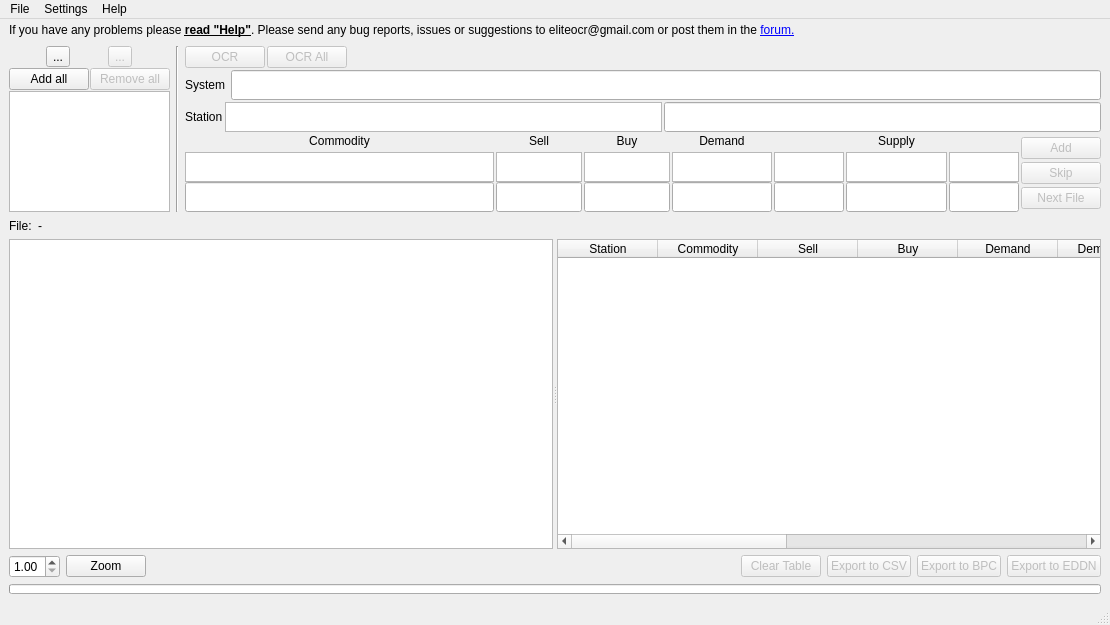
<?xml version="1.0" encoding="UTF-8"?>
<ui version="4.0">
 <class>MainWindow</class>
 <widget class="QMainWindow" name="MainWindow">
  <property name="geometry">
   <rect>
    <x>0</x>
    <y>0</y>
    <width>1110</width>
    <height>625</height>
   </rect>
  </property>
  <property name="focusPolicy">
   <enum>Qt::TabFocus</enum>
  </property>
  <property name="windowTitle">
   <string notr="true">EliteOCR</string>
  </property>
  <property name="windowIcon">
   <iconset resource="res.qrc">
    <normaloff>:/ico/icon.ico</normaloff>:/ico/icon.ico</iconset>
  </property>
  <widget class="QWidget" name="centralwidget">
   <layout class="QVBoxLayout" name="verticalLayout_4">
    <property name="topMargin">
     <number>1</number>
    </property>
    <item>
     <layout class="QHBoxLayout" name="horizontalLayout_6">
      <property name="spacing">
       <number>1</number>
      </property>
      <item>
       <widget class="QLabel" name="label_2">
        <property name="sizePolicy">
         <sizepolicy hsizetype="Preferred" vsizetype="Minimum">
          <horstretch>0</horstretch>
          <verstretch>0</verstretch>
         </sizepolicy>
        </property>
        <property name="maximumSize">
         <size>
          <width>16777215</width>
          <height>18</height>
         </size>
        </property>
        <property name="text">
         <string>&lt;html&gt;&lt;head/&gt;&lt;body&gt;&lt;p&gt;If you have any problems please &lt;span style=&quot; font-weight:600; text-decoration: underline;&quot;&gt;read &amp;quot;Help&amp;quot;&lt;/span&gt;. Please send any bug reports, issues or suggestions to eliteocr@gmail.com or post them in the &lt;a href=&quot;https://forums.frontier.co.uk/showthread.php?t=68771&quot;&gt;&lt;span style=&quot; text-decoration: underline; color:#0000ff;&quot;&gt;forum.&lt;/span&gt;&lt;/a&gt;&lt;/p&gt;&lt;/body&gt;&lt;/html&gt;</string>
        </property>
        <property name="textFormat">
         <enum>Qt::RichText</enum>
        </property>
        <property name="openExternalLinks">
         <bool>true</bool>
        </property>
       </widget>
      </item>
      <item>
       <spacer name="horizontalSpacer_2">
        <property name="orientation">
         <enum>Qt::Horizontal</enum>
        </property>
        <property name="sizeHint" stdset="0">
         <size>
          <width>40</width>
          <height>20</height>
         </size>
        </property>
       </spacer>
      </item>
     </layout>
    </item>
    <item>
     <layout class="QHBoxLayout" name="horizontalLayout" stretch="0,0,0">
      <item>
       <layout class="QVBoxLayout" name="verticalLayout_2">
        <property name="spacing">
         <number>1</number>
        </property>
        <item>
         <layout class="QHBoxLayout" name="horizontalLayout_5">
          <item>
           <widget class="QToolButton" name="add_button">
            <property name="text">
             <string>...</string>
            </property>
            <property name="icon">
             <iconset resource="res.qrc">
              <normaloff>:/ico/plus.png</normaloff>:/ico/plus.png</iconset>
            </property>
            <property name="shortcut">
             <string notr="true">Alt+Q</string>
            </property>
           </widget>
          </item>
          <item>
           <widget class="QToolButton" name="remove_button">
            <property name="enabled">
             <bool>false</bool>
            </property>
            <property name="text">
             <string>...</string>
            </property>
            <property name="icon">
             <iconset resource="res.qrc">
              <normaloff>:/ico/minus.png</normaloff>:/ico/minus.png</iconset>
            </property>
            <property name="shortcut">
	     <string notr="true">Alt+D</string>
            </property>
           </widget>
          </item>
         </layout>
        </item>
        <item>
         <layout class="QHBoxLayout" name="horizontalLayout_3">
          <item>
           <widget class="QPushButton" name="add_all_button">
            <property name="text">
             <string>Add all</string>
            </property>
            <property name="shortcut">
	     <string notr="true">Alt+W</string>
            </property>
           </widget>
          </item>
          <item>
           <widget class="QPushButton" name="remove_all_button">
            <property name="enabled">
             <bool>false</bool>
            </property>
            <property name="text">
             <string>Remove all</string>
            </property>
            <property name="shortcut">
	     <string notr="true">Alt+F</string>
            </property>
           </widget>
          </item>
         </layout>
        </item>
        <item>
         <widget class="QListWidget" name="file_list">
          <property name="sizePolicy">
           <sizepolicy hsizetype="Preferred" vsizetype="Preferred">
            <horstretch>0</horstretch>
            <verstretch>0</verstretch>
           </sizepolicy>
          </property>
          <property name="minimumSize">
           <size>
            <width>0</width>
            <height>0</height>
           </size>
          </property>
          <property name="maximumSize">
           <size>
            <width>16777215</width>
            <height>16777215</height>
           </size>
          </property>
         </widget>
        </item>
       </layout>
      </item>
      <item>
       <widget class="Line" name="line">
        <property name="orientation">
         <enum>Qt::Vertical</enum>
        </property>
       </widget>
      </item>
      <item>
       <layout class="QVBoxLayout" name="verticalLayout_3">
        <property name="spacing">
         <number>2</number>
        </property>
        <item>
         <layout class="QHBoxLayout" name="horizontalLayout_7">
          <item>
           <widget class="QPushButton" name="ocr_button">
            <property name="enabled">
             <bool>false</bool>
            </property>
            <property name="text">
             <string>OCR</string>
            </property>
            <property name="shortcut">
	     <string notr="true">Alt+E</string>
            </property>
           </widget>
          </item>
          <item>
           <widget class="QPushButton" name="ocr_all">
            <property name="enabled">
             <bool>false</bool>
            </property>
            <property name="text">
             <string>OCR All</string>
            </property>
            <property name="shortcut">
	     <string notr="true">Alt+R</string>
            </property>
           </widget>
          </item>
          <item>
           <spacer name="horizontalSpacer">
            <property name="orientation">
             <enum>Qt::Horizontal</enum>
            </property>
            <property name="sizeHint" stdset="0">
             <size>
              <width>40</width>
              <height>20</height>
             </size>
            </property>
           </spacer>
          </item>
         </layout>
        </item>
        <item>
         <layout class="QHBoxLayout" name="horizontalLayout_8">
          <item>
           <widget class="QLabel" name="label_3">
            <property name="text">
             <string>System </string>
            </property>
           </widget>
          </item>
          <item>
           <widget class="QLineEdit" name="system_name">
            <property name="minimumSize">
             <size>
              <width>0</width>
              <height>30</height>
             </size>
            </property>
           </widget>
          </item>
         </layout>
        </item>
        <item>
         <layout class="QHBoxLayout" name="horizontalLayout_9">
          <item>
           <widget class="QLabel" name="label_4">
            <property name="text">
             <string>Station</string>
            </property>
           </widget>
          </item>
          <item>
           <widget class="QGraphicsView" name="station_name_img">
            <property name="sizePolicy">
             <sizepolicy hsizetype="Expanding" vsizetype="Minimum">
              <horstretch>0</horstretch>
              <verstretch>0</verstretch>
             </sizepolicy>
            </property>
            <property name="minimumSize">
             <size>
              <width>0</width>
              <height>30</height>
             </size>
            </property>
            <property name="maximumSize">
             <size>
              <width>16777215</width>
              <height>30</height>
             </size>
            </property>
            <property name="focusPolicy">
             <enum>Qt::NoFocus</enum>
            </property>
            <property name="verticalScrollBarPolicy">
             <enum>Qt::ScrollBarAlwaysOff</enum>
            </property>
            <property name="horizontalScrollBarPolicy">
             <enum>Qt::ScrollBarAlwaysOff</enum>
            </property>
            <property name="alignment">
             <set>Qt::AlignLeading|Qt::AlignLeft|Qt::AlignVCenter</set>
            </property>
           </widget>
          </item>
          <item>
           <widget class="QLineEdit" name="station_name">
            <property name="minimumSize">
             <size>
              <width>0</width>
              <height>30</height>
             </size>
            </property>
           </widget>
          </item>
         </layout>
        </item>
        <item>
         <layout class="QHBoxLayout" name="horizontalLayout_10">
          <item>
           <layout class="QGridLayout" name="gridLayout">
            <property name="verticalSpacing">
             <number>2</number>
            </property>
            <item row="0" column="2">
             <widget class="QLabel" name="label_7">
              <property name="text">
               <string>Buy</string>
              </property>
              <property name="alignment">
               <set>Qt::AlignCenter</set>
              </property>
             </widget>
            </item>
            <item row="0" column="5">
             <widget class="QLabel" name="label_10">
              <property name="text">
               <string>Supply</string>
              </property>
              <property name="alignment">
               <set>Qt::AlignCenter</set>
              </property>
             </widget>
            </item>
            <item row="1" column="0">
             <widget class="QGraphicsView" name="name_img">
              <property name="sizePolicy">
               <sizepolicy hsizetype="Preferred" vsizetype="Preferred">
                <horstretch>0</horstretch>
                <verstretch>0</verstretch>
               </sizepolicy>
              </property>
              <property name="minimumSize">
               <size>
                <width>0</width>
                <height>30</height>
               </size>
              </property>
              <property name="maximumSize">
               <size>
                <width>16777215</width>
                <height>25</height>
               </size>
              </property>
              <property name="focusPolicy">
               <enum>Qt::NoFocus</enum>
              </property>
              <property name="verticalScrollBarPolicy">
               <enum>Qt::ScrollBarAlwaysOff</enum>
              </property>
              <property name="horizontalScrollBarPolicy">
               <enum>Qt::ScrollBarAlwaysOff</enum>
              </property>
              <property name="alignment">
               <set>Qt::AlignLeading|Qt::AlignLeft|Qt::AlignVCenter</set>
              </property>
             </widget>
            </item>
            <item row="0" column="3">
             <widget class="QLabel" name="label_8">
              <property name="text">
               <string>Demand</string>
              </property>
              <property name="alignment">
               <set>Qt::AlignCenter</set>
              </property>
             </widget>
            </item>
            <item row="2" column="4">
             <widget class="QLineEdit" name="demand">
              <property name="sizePolicy">
               <sizepolicy hsizetype="Expanding" vsizetype="Fixed">
                <horstretch>3</horstretch>
                <verstretch>0</verstretch>
               </sizepolicy>
              </property>
              <property name="minimumSize">
               <size>
                <width>0</width>
                <height>30</height>
               </size>
              </property>
             </widget>
            </item>
            <item row="2" column="6">
             <widget class="QLineEdit" name="supply">
              <property name="sizePolicy">
               <sizepolicy hsizetype="Expanding" vsizetype="Fixed">
                <horstretch>3</horstretch>
                <verstretch>0</verstretch>
               </sizepolicy>
              </property>
              <property name="minimumSize">
               <size>
                <width>0</width>
                <height>30</height>
               </size>
              </property>
             </widget>
            </item>
            <item row="1" column="6">
             <widget class="QGraphicsView" name="supply_text_img">
              <property name="sizePolicy">
               <sizepolicy hsizetype="Preferred" vsizetype="Preferred">
                <horstretch>0</horstretch>
                <verstretch>0</verstretch>
               </sizepolicy>
              </property>
              <property name="minimumSize">
               <size>
                <width>0</width>
                <height>30</height>
               </size>
              </property>
              <property name="maximumSize">
               <size>
                <width>16777215</width>
                <height>25</height>
               </size>
              </property>
              <property name="focusPolicy">
               <enum>Qt::NoFocus</enum>
              </property>
              <property name="verticalScrollBarPolicy">
               <enum>Qt::ScrollBarAlwaysOff</enum>
              </property>
              <property name="horizontalScrollBarPolicy">
               <enum>Qt::ScrollBarAlwaysOff</enum>
              </property>
              <property name="alignment">
               <set>Qt::AlignLeading|Qt::AlignLeft|Qt::AlignVCenter</set>
              </property>
             </widget>
            </item>
            <item row="2" column="1">
             <widget class="QLineEdit" name="sell">
              <property name="sizePolicy">
               <sizepolicy hsizetype="Expanding" vsizetype="Fixed">
                <horstretch>12</horstretch>
                <verstretch>0</verstretch>
               </sizepolicy>
              </property>
              <property name="minimumSize">
               <size>
                <width>0</width>
                <height>30</height>
               </size>
              </property>
             </widget>
            </item>
            <item row="2" column="0">
             <widget class="QLineEdit" name="name">
              <property name="sizePolicy">
               <sizepolicy hsizetype="Expanding" vsizetype="Fixed">
                <horstretch>43</horstretch>
                <verstretch>0</verstretch>
               </sizepolicy>
              </property>
              <property name="minimumSize">
               <size>
                <width>0</width>
                <height>30</height>
               </size>
              </property>
             </widget>
            </item>
            <item row="2" column="2">
             <widget class="QLineEdit" name="buy">
              <property name="sizePolicy">
               <sizepolicy hsizetype="Expanding" vsizetype="Fixed">
                <horstretch>12</horstretch>
                <verstretch>0</verstretch>
               </sizepolicy>
              </property>
              <property name="minimumSize">
               <size>
                <width>0</width>
                <height>30</height>
               </size>
              </property>
             </widget>
            </item>
            <item row="2" column="3">
             <widget class="QLineEdit" name="demand_num">
              <property name="sizePolicy">
               <sizepolicy hsizetype="Expanding" vsizetype="Fixed">
                <horstretch>14</horstretch>
                <verstretch>0</verstretch>
               </sizepolicy>
              </property>
              <property name="minimumSize">
               <size>
                <width>0</width>
                <height>30</height>
               </size>
              </property>
             </widget>
            </item>
            <item row="1" column="3">
             <widget class="QGraphicsView" name="demand_img">
              <property name="sizePolicy">
               <sizepolicy hsizetype="Preferred" vsizetype="Preferred">
                <horstretch>0</horstretch>
                <verstretch>0</verstretch>
               </sizepolicy>
              </property>
              <property name="minimumSize">
               <size>
                <width>0</width>
                <height>30</height>
               </size>
              </property>
              <property name="maximumSize">
               <size>
                <width>16777215</width>
                <height>25</height>
               </size>
              </property>
              <property name="focusPolicy">
               <enum>Qt::NoFocus</enum>
              </property>
              <property name="verticalScrollBarPolicy">
               <enum>Qt::ScrollBarAlwaysOff</enum>
              </property>
              <property name="horizontalScrollBarPolicy">
               <enum>Qt::ScrollBarAlwaysOff</enum>
              </property>
              <property name="alignment">
               <set>Qt::AlignLeading|Qt::AlignLeft|Qt::AlignVCenter</set>
              </property>
             </widget>
            </item>
            <item row="1" column="4">
             <widget class="QGraphicsView" name="demand_text_img">
              <property name="sizePolicy">
               <sizepolicy hsizetype="Preferred" vsizetype="Preferred">
                <horstretch>0</horstretch>
                <verstretch>0</verstretch>
               </sizepolicy>
              </property>
              <property name="minimumSize">
               <size>
                <width>0</width>
                <height>30</height>
               </size>
              </property>
              <property name="maximumSize">
               <size>
                <width>16777215</width>
                <height>25</height>
               </size>
              </property>
              <property name="focusPolicy">
               <enum>Qt::NoFocus</enum>
              </property>
              <property name="verticalScrollBarPolicy">
               <enum>Qt::ScrollBarAlwaysOff</enum>
              </property>
              <property name="horizontalScrollBarPolicy">
               <enum>Qt::ScrollBarAlwaysOff</enum>
              </property>
              <property name="alignment">
               <set>Qt::AlignLeading|Qt::AlignLeft|Qt::AlignVCenter</set>
              </property>
             </widget>
            </item>
            <item row="1" column="5">
             <widget class="QGraphicsView" name="supply_img">
              <property name="sizePolicy">
               <sizepolicy hsizetype="Preferred" vsizetype="Preferred">
                <horstretch>0</horstretch>
                <verstretch>0</verstretch>
               </sizepolicy>
              </property>
              <property name="minimumSize">
               <size>
                <width>0</width>
                <height>30</height>
               </size>
              </property>
              <property name="maximumSize">
               <size>
                <width>16777215</width>
                <height>25</height>
               </size>
              </property>
              <property name="focusPolicy">
               <enum>Qt::NoFocus</enum>
              </property>
              <property name="verticalScrollBarPolicy">
               <enum>Qt::ScrollBarAlwaysOff</enum>
              </property>
              <property name="horizontalScrollBarPolicy">
               <enum>Qt::ScrollBarAlwaysOff</enum>
              </property>
              <property name="alignment">
               <set>Qt::AlignLeading|Qt::AlignLeft|Qt::AlignVCenter</set>
              </property>
             </widget>
            </item>
            <item row="0" column="1">
             <widget class="QLabel" name="label_6">
              <property name="text">
               <string>Sell</string>
              </property>
              <property name="alignment">
               <set>Qt::AlignCenter</set>
              </property>
             </widget>
            </item>
            <item row="0" column="0">
             <widget class="QLabel" name="label_5">
              <property name="text">
               <string>Commodity</string>
              </property>
              <property name="alignment">
               <set>Qt::AlignCenter</set>
              </property>
             </widget>
            </item>
            <item row="1" column="1">
             <widget class="QGraphicsView" name="sell_img">
              <property name="sizePolicy">
               <sizepolicy hsizetype="Preferred" vsizetype="Preferred">
                <horstretch>0</horstretch>
                <verstretch>0</verstretch>
               </sizepolicy>
              </property>
              <property name="minimumSize">
               <size>
                <width>0</width>
                <height>30</height>
               </size>
              </property>
              <property name="maximumSize">
               <size>
                <width>16777215</width>
                <height>25</height>
               </size>
              </property>
              <property name="focusPolicy">
               <enum>Qt::NoFocus</enum>
              </property>
              <property name="verticalScrollBarPolicy">
               <enum>Qt::ScrollBarAlwaysOff</enum>
              </property>
              <property name="horizontalScrollBarPolicy">
               <enum>Qt::ScrollBarAlwaysOff</enum>
              </property>
              <property name="alignment">
               <set>Qt::AlignLeading|Qt::AlignLeft|Qt::AlignVCenter</set>
              </property>
             </widget>
            </item>
            <item row="1" column="2">
             <widget class="QGraphicsView" name="buy_img">
              <property name="sizePolicy">
               <sizepolicy hsizetype="Preferred" vsizetype="Preferred">
                <horstretch>0</horstretch>
                <verstretch>0</verstretch>
               </sizepolicy>
              </property>
              <property name="minimumSize">
               <size>
                <width>0</width>
                <height>30</height>
               </size>
              </property>
              <property name="maximumSize">
               <size>
                <width>16777215</width>
                <height>25</height>
               </size>
              </property>
              <property name="focusPolicy">
               <enum>Qt::NoFocus</enum>
              </property>
              <property name="verticalScrollBarPolicy">
               <enum>Qt::ScrollBarAlwaysOff</enum>
              </property>
              <property name="horizontalScrollBarPolicy">
               <enum>Qt::ScrollBarAlwaysOff</enum>
              </property>
              <property name="alignment">
               <set>Qt::AlignLeading|Qt::AlignLeft|Qt::AlignVCenter</set>
              </property>
             </widget>
            </item>
            <item row="2" column="5">
             <widget class="QLineEdit" name="supply_num">
              <property name="sizePolicy">
               <sizepolicy hsizetype="Expanding" vsizetype="Fixed">
                <horstretch>14</horstretch>
                <verstretch>0</verstretch>
               </sizepolicy>
              </property>
              <property name="minimumSize">
               <size>
                <width>0</width>
                <height>30</height>
               </size>
              </property>
             </widget>
            </item>
           </layout>
          </item>
          <item>
           <layout class="QVBoxLayout" name="verticalLayout">
            <property name="spacing">
             <number>0</number>
            </property>
            <item>
             <widget class="QPushButton" name="save_button">
              <property name="enabled">
               <bool>false</bool>
              </property>
              <property name="text">
               <string>Add</string>
              </property>
              <property name="shortcut">
	       <string notr="true">Alt+A</string>
              </property>
             </widget>
            </item>
            <item>
             <widget class="QPushButton" name="skip_button">
              <property name="enabled">
               <bool>false</bool>
              </property>
              <property name="text">
               <string>Skip</string>
              </property>
              <property name="shortcut">
	       <string notr="true">Alt+S</string>
              </property>
             </widget>
            </item>
            <item>
             <widget class="QPushButton" name="continue_button">
              <property name="enabled">
               <bool>false</bool>
              </property>
              <property name="text">
               <string>Next File</string>
              </property>
              <property name="shortcut">
	       <string notr="true">Alt+C</string>
              </property>
             </widget>
            </item>
           </layout>
          </item>
         </layout>
        </item>
       </layout>
      </item>
     </layout>
    </item>
    <item>
     <layout class="QHBoxLayout" name="horizontalLayout_2">
      <item>
       <widget class="QLabel" name="label_12">
        <property name="sizePolicy">
         <sizepolicy hsizetype="Minimum" vsizetype="Minimum">
          <horstretch>0</horstretch>
          <verstretch>0</verstretch>
         </sizepolicy>
        </property>
        <property name="minimumSize">
         <size>
          <width>0</width>
          <height>15</height>
         </size>
        </property>
        <property name="maximumSize">
         <size>
          <width>16777215</width>
          <height>15</height>
         </size>
        </property>
        <property name="text">
         <string>File:</string>
        </property>
       </widget>
      </item>
      <item>
       <widget class="QLabel" name="file_label">
        <property name="sizePolicy">
         <sizepolicy hsizetype="Preferred" vsizetype="Minimum">
          <horstretch>0</horstretch>
          <verstretch>0</verstretch>
         </sizepolicy>
        </property>
        <property name="minimumSize">
         <size>
          <width>0</width>
          <height>15</height>
         </size>
        </property>
        <property name="maximumSize">
         <size>
          <width>16777215</width>
          <height>15</height>
         </size>
        </property>
        <property name="text">
         <string>-</string>
        </property>
       </widget>
      </item>
      <item>
       <widget class="QLabel" name="system_not_found">
        <property name="sizePolicy">
         <sizepolicy hsizetype="MinimumExpanding" vsizetype="Minimum">
          <horstretch>0</horstretch>
          <verstretch>0</verstretch>
         </sizepolicy>
        </property>
        <property name="minimumSize">
         <size>
          <width>0</width>
          <height>15</height>
         </size>
        </property>
        <property name="maximumSize">
         <size>
          <width>16777215</width>
          <height>15</height>
         </size>
        </property>
        <property name="styleSheet">
         <string notr="true">color: #d00</string>
        </property>
        <property name="wordWrap">
         <bool>true</bool>
        </property>
       </widget>
      </item>
     </layout>
    </item>
    <item>
     <widget class="QSplitter" name="splitter">
      <property name="orientation">
       <enum>Qt::Horizontal</enum>
      </property>
      <widget class="QGraphicsView" name="preview">
       <property name="focusPolicy">
        <enum>Qt::NoFocus</enum>
       </property>
       <property name="verticalScrollBarPolicy">
        <enum>Qt::ScrollBarAlwaysOff</enum>
       </property>
       <property name="horizontalScrollBarPolicy">
        <enum>Qt::ScrollBarAlwaysOff</enum>
       </property>
       <property name="dragMode">
        <enum>QGraphicsView::ScrollHandDrag</enum>
       </property>
      </widget>
      <widget class="CustomQTableWidget" name="result_table">
       <column>
        <property name="text">
         <string>Station</string>
        </property>
       </column>
       <column>
        <property name="text">
         <string>Commodity</string>
        </property>
       </column>
       <column>
        <property name="text">
         <string>Sell</string>
        </property>
       </column>
       <column>
        <property name="text">
         <string>Buy</string>
        </property>
       </column>
       <column>
        <property name="text">
         <string>Demand</string>
        </property>
       </column>
       <column>
        <property name="text">
         <string>Dem. Level</string>
        </property>
       </column>
       <column>
        <property name="text">
         <string>Supply</string>
        </property>
       </column>
       <column>
        <property name="text">
         <string>Sup. Level</string>
        </property>
       </column>
       <column>
        <property name="text">
         <string>Timestamp</string>
        </property>
       </column>
       <column>
        <property name="text">
         <string>System</string>
        </property>
       </column>
       <column>
        <property name="text">
         <string>Img. Height</string>
        </property>
       </column>
       <column>
        <property name="text">
         <string>EDDN Sent</string>
        </property>
       </column>
      </widget>
     </widget>
    </item>
    <item>
     <layout class="QHBoxLayout" name="horizontalLayout_4">
      <item>
       <widget class="QDoubleSpinBox" name="factor">
        <property name="minimum">
         <double>1.000000000000000</double>
        </property>
        <property name="maximum">
         <double>5.000000000000000</double>
        </property>
        <property name="singleStep">
         <double>0.250000000000000</double>
        </property>
       </widget>
      </item>
      <item>
       <widget class="QPushButton" name="zoom_button">
        <property name="text">
         <string>Zoom</string>
        </property>
       </widget>
      </item>
      <item>
       <spacer name="horizontalSpacer_3">
        <property name="orientation">
         <enum>Qt::Horizontal</enum>
        </property>
        <property name="sizeHint" stdset="0">
         <size>
          <width>40</width>
          <height>20</height>
         </size>
        </property>
       </spacer>
      </item>
      <item>
       <widget class="QPushButton" name="clear_table">
        <property name="enabled">
         <bool>false</bool>
        </property>
        <property name="text">
         <string>Clear Table</string>
        </property>
       </widget>
      </item>
      <item>
       <widget class="QPushButton" name="export_button">
        <property name="enabled">
         <bool>false</bool>
        </property>
        <property name="text">
         <string>Export to CSV</string>
        </property>
       </widget>
      </item>
      <item>
       <widget class="QPushButton" name="bpc_button">
        <property name="enabled">
         <bool>false</bool>
        </property>
        <property name="text">
         <string>Export to BPC</string>
        </property>
       </widget>
      </item>
      <item>
       <widget class="QPushButton" name="eddn_button">
        <property name="enabled">
         <bool>false</bool>
        </property>
        <property name="text">
         <string>Export to EDDN</string>
        </property>
       </widget>
      </item>
     </layout>
    </item>
    <item>
     <widget class="QProgressBar" name="progress_bar">
      <property name="maximumSize">
       <size>
        <width>16777215</width>
        <height>10</height>
       </size>
      </property>
      <property name="value">
       <number>0</number>
      </property>
      <property name="textVisible">
       <bool>false</bool>
      </property>
     </widget>
    </item>
   </layout>
  </widget>
  <widget class="QMenuBar" name="menubar">
   <property name="geometry">
    <rect>
     <x>0</x>
     <y>0</y>
     <width>1110</width>
     <height>21</height>
    </rect>
   </property>
   <widget class="QMenu" name="menuFile">
    <property name="title">
     <string>File</string>
    </property>
    <addaction name="actionOpen"/>
    <addaction name="actionExit"/>
   </widget>
   <widget class="QMenu" name="menuSettings">
    <property name="title">
     <string>Settings</string>
    </property>
    <addaction name="actionPreferences"/>
    <addaction name="actionCommodity_Editor"/>
    <addaction name="actionSetup_Wizard"/>
    <addaction name="actionColor_Calibration"/>
    <addaction name="actionLearning_Wizard"/>
    <addaction name="actionPublic_Mode"/>
   </widget>
   <widget class="QMenu" name="menuHelp">
    <property name="title">
     <string>Help</string>
    </property>
    <addaction name="actionHelp"/>
    <addaction name="actionUpdate"/>
    <addaction name="actionAbout"/>
   </widget>
   <addaction name="menuFile"/>
   <addaction name="menuSettings"/>
   <addaction name="menuHelp"/>
  </widget>
  <widget class="QStatusBar" name="statusbar"/>
  <action name="actionOpen">
   <property name="text">
    <string>Open</string>
   </property>
  </action>
  <action name="actionExit">
   <property name="text">
    <string>Exit</string>
   </property>
   <property name="menuRole">
    <enum>QAction::QuitRole</enum>
   </property>
  </action>
  <action name="actionPreferences">
   <property name="checkable">
    <bool>false</bool>
   </property>
   <property name="text">
    <string>Preferences</string>
   </property>
   <property name="menuRole">
    <enum>QAction::PreferencesRole</enum>
   </property>
  </action>
  <action name="actionCommodity_Editor">
   <property name="text">
    <string>Commodity Editor</string>
   </property>
  </action>
  <action name="actionPublic_Mode">
   <property name="checkable">
    <bool>true</bool>
   </property>
   <property name="text">
    <string>Public Mode</string>
   </property>
  </action>
  <action name="actionHelp">
   <property name="text">
    <string>Help</string>
   </property>
  </action>
  <action name="actionUpdate">
   <property name="text">
    <string>Update</string>
   </property>
  </action>
  <action name="actionAbout">
   <property name="text">
    <string>About</string>
   </property>
   <property name="menuRole">
    <enum>QAction::AboutRole</enum>
   </property>
  </action>
  <action name="actionSetup_Wizard">
   <property name="text">
    <string>Setup Wizard</string>
   </property>
  </action>
  <action name="actionColor_Calibration">
   <property name="text">
    <string>Color Calibration</string>
   </property>
  </action>
  <action name="actionLearning_Wizard">
   <property name="text">
    <string>Learning Wizard</string>
   </property>
  </action>
 </widget>
 <customwidgets>
  <customwidget>
   <class>CustomQTableWidget</class>
   <extends>QTableWidget</extends>
   <header>customqtablewidget.h</header>
  </customwidget>
 </customwidgets>
 <tabstops>
  <tabstop>add_button</tabstop>
  <tabstop>remove_button</tabstop>
  <tabstop>add_all_button</tabstop>
  <tabstop>remove_all_button</tabstop>
  <tabstop>file_list</tabstop>
  <tabstop>ocr_button</tabstop>
  <tabstop>ocr_all</tabstop>
  <tabstop>system_name</tabstop>
  <tabstop>station_name</tabstop>
  <tabstop>name</tabstop>
  <tabstop>sell</tabstop>
  <tabstop>buy</tabstop>
  <tabstop>demand_num</tabstop>
  <tabstop>demand</tabstop>
  <tabstop>supply_num</tabstop>
  <tabstop>supply</tabstop>
  <tabstop>save_button</tabstop>
  <tabstop>skip_button</tabstop>
  <tabstop>continue_button</tabstop>
  <tabstop>clear_table</tabstop>
  <tabstop>export_button</tabstop>
  <tabstop>bpc_button</tabstop>
  <tabstop>eddn_button</tabstop>
  <tabstop>factor</tabstop>
  <tabstop>zoom_button</tabstop>
  <tabstop>result_table</tabstop>
 </tabstops>
 <resources>
  <include location="res.qrc"/>
 </resources>
 <connections>
  <connection>
   <sender>actionExit</sender>
   <signal>triggered()</signal>
   <receiver>MainWindow</receiver>
   <slot>close()</slot>
   <hints>
    <hint type="sourcelabel">
     <x>-1</x>
     <y>-1</y>
    </hint>
    <hint type="destinationlabel">
     <x>635</x>
     <y>400</y>
    </hint>
   </hints>
  </connection>
 </connections>
</ui>
